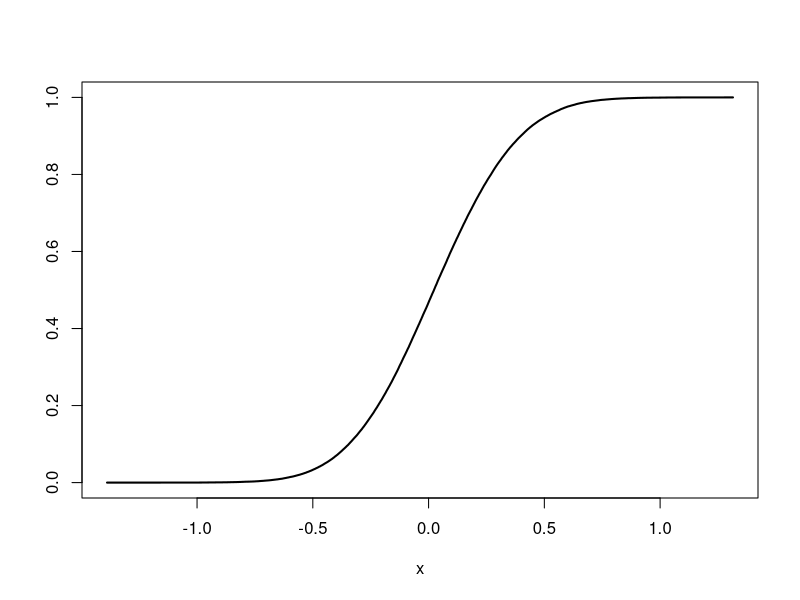

Write the R code that produced this figure.
## ---- chunk 1
knitr::opts_knit$set(root.dir = 'C:/Users/neide/OneDrive/Documents/TimeSeriesR/Data')
## ---- chunk 2
mau <- read.table("mauna.dat",header=TRUE,sep="")
mau <- ts(mau,start=1958,frequency=12)
mau.gr <- 1000*diff(log(mau),lag=12)
n <- length(mau.gr)
mau.mean <- mean(mau.gr)
## ---- chunk 3
# Make choice of b, and then run 
b <- ceiling(sqrt(n))
#b <- ceiling(n^(1/3))
#b <- ceiling(n^(2/3))

k <- ceiling(n/b)
Q.big <- n - b + 1
monte.roots <- NULL
Monte <- 100000
for(i in 1:Monte)
{
	monte.sample <- NULL
	for(j in 1:k)
	{
		boot.index <- sample(Q.big,size=1)
		monte.sample <- c(monte.sample,mau.gr[seq(boot.index,boot.index+b-1)])
	}
	monte.sample <- monte.sample[1:n]
      monte.root <- mean(monte.sample) - mau.mean
	monte.roots <- c(monte.roots,monte.root)
}
#hist(monte.roots)
interval <- c(sort(monte.roots)[floor(.025*Monte)],sort(monte.roots)[floor(.975*Monte)])
## ---- chunk 4
plot(sort(monte.roots),seq(1,Monte)/Monte,type="l",xlab="x",ylab="",lwd=2)
